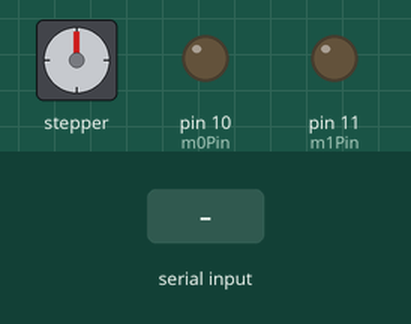
This sketch was run on a simulated Arduino Uno, built with avr-gcc and run on an emulated ATmega328P. Parts: stepper motor, output pins drawn as LEDs (lit = HIGH). Wiring (inferred from the names in the program): stepper motor driver (200 steps per turn assumed): step pin 13; direction pin 12. The inputs (shaded band) are chosen by the test bench. Pins used as bus, display or sensor lines are not drawn.

Above: at 1.2 s.
1.3 s: "30,150\n" received over Serial
At 3.7 s:
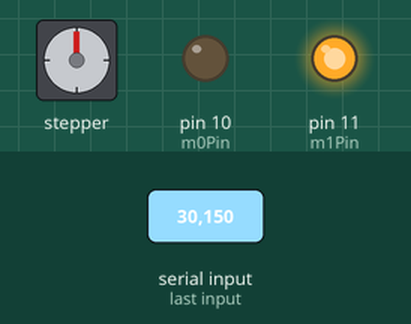
Timing chart, 0 to 5.2 s (numbered marks = the images above; inputs shaded):
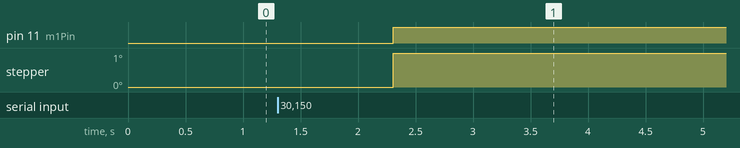

The sketch:

tkstepper.ino
```cpp
int stepPin = 13;                           //sets pin 13 as the stepper logic pin
int dirPin = 12;                            //sets pin 12 as the direction pin
int m1Pin = 11;                             //sets pin 11 as the M1 microstepping pin
int m0Pin = 10;                             //sets pin 10 as the M0 microstepping pin
int count = 0;
int qrt = 0;

void setup()
{
 Serial.begin(9600);                        //begins serial conection to computer over USB
 pinMode(stepPin, OUTPUT);                  //sets the stepper logic pin STEP as an output
 pinMode(dirPin, OUTPUT);                   //sets the direction pin DIR as an output
 pinMode(m1Pin, OUTPUT);                    //sets the M1 microstepping pin as an output
 pinMode(m0Pin, OUTPUT);                    //sets the M0 microstepping pin an output
}

void loop()
  {
  while (Serial.available() > 0) {          //looks for a serial signal from USB
    int set = Serial.parseInt();            //selects the first byte for direction and microstepping (dir, m1, m0)
    int steps = Serial.parseInt();          //selects the second byte for number of steps
    int freq = Serial.parseInt();           //selects the third byte for the frequency of stepper logic
    constrain(freq, 1, 10000);              //prevents a divide by zer0 situation for frequency
    int halt = bitRead(set, 7);             //reads bit7 for the HALT bit from set
    int rew = bitRead(set, 6);
    int dir = bitRead(set, 2);              //reads bit2 for DIR
    int m1 = bitRead(set, 1);               //reads bit1 for M1
    int m0 = bitRead(set, 0);               //reads bit0 for M0
    if (rew == 1)
    {
      Serial.print(count);
      Serial.flush();
      delay(10);
      break;
    }
    if (halt == 1)                          //if the HALT flag is up prevents stop button misuse
    {
      Serial.print(0);
      Serial.flush();                       //flushes the serial buffer.
      delay(10);                            //delays 1.5 seconds to prevent serial confusion from rapid button presses
      break;                                //resumes looking for a SEND signal
    }
    if (Serial.available() > 0)             //if any activity
      {
        int check = Serial.read();          //looks for any button presses after parsing signal
        if (check >= 127)                   //if halt flag is up
        {
          Serial.write(0);
          Serial.flush();                   //flushes the serial buffer.
          delay(1500);                      //delays 1.5 seconds to prevent serial confusion from rapid button presses
          break;                            //resumes looking for a SEND signal
        }
        if (check = 64)
        {
          Serial.print(count);
          Serial.flush();
          delay(10);
          break;
        }
      }
    if (dir == 1)                           //if set = x1xx
    {
      digitalWrite(dirPin, HIGH);           //writes DIR high (cw)
    }
    else                                    //if set = x0xx
    {
      digitalWrite(dirPin,LOW);             //writes DIR low (cw)
    }
    if (m1 == 1)                            //if set = xx1x
    {
      digitalWrite(m1Pin, HIGH);            //writes M1 high
    }
    else                                    //if set = xx0x
    {
      digitalWrite(m1Pin,LOW);              //writes M1 low
    }
    if (m0 == 1)                            //if set = xxx1
    {
      digitalWrite(m0Pin, HIGH);            //writes M0 high
    }
    else                                    //if set = xxx0
    {
      digitalWrite(m0Pin,LOW);              //writes M0 low
    }
    for (int n = 0; n <= steps-1; n++) {    //initiates loop for "steps" number of periods
      if (Serial.available() > 0)           //if any activity
      {
        int check = Serial.read();
        if (check >= 127)
        {
          Serial.print(n);
          delay(2000);                       //delays .1 seconds to prevent serial confusion from rapid button presses
          //Serial.flush();
          break;                            //resumes looking for a SEND signal
        }
        else
        {
        Serial.flush();
        }
      }
      digitalWrite(stepPin, HIGH);          //writes STEPS logic high
      delay(500/freq);                      //holds high for one half period = (1 second)/ (2 freq)
      digitalWrite(stepPin, LOW);           //writes STEPS logic low
      delay(500/freq);                      //holds low for one half period = (1 second)/ (2 freq)
      if (n == steps-1)
      {
        Serial.flush();
        delay(100);
        Serial.print(n + 1);
      }
    }
  }
}
```
